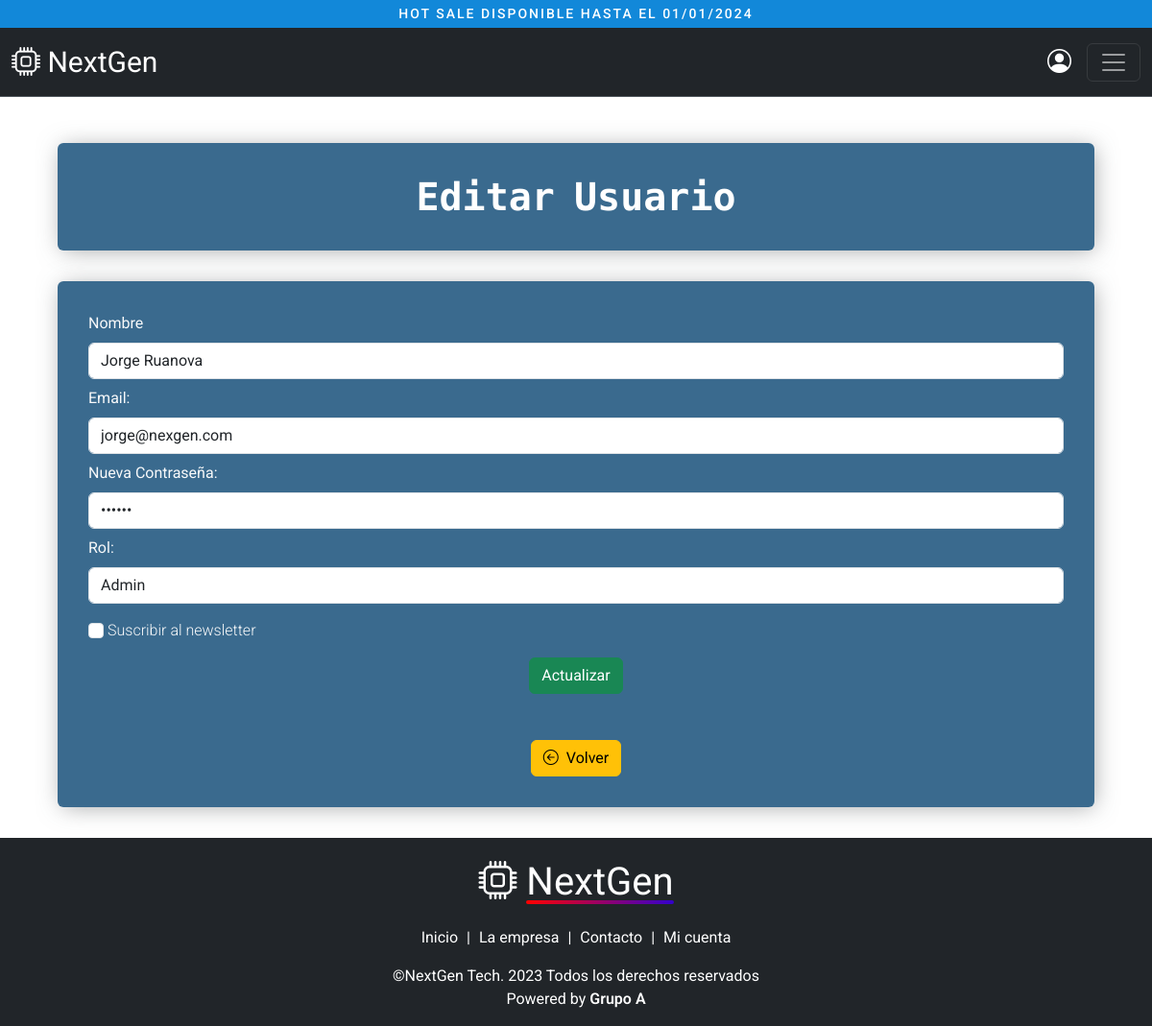
Page /proyecto/admin_editar_usuario.php?id=1 (signed in) on the committed database.
### tables this page shows
CREATE TABLE `bannermensaje` (
  `id` int(11) NOT NULL,
  `mensajeMostrar` text NOT NULL,
  `indicador` tinyint(1) NOT NULL,
  `finalizacionMensaje` date DEFAULT NULL
);

CREATE TABLE `usuarios` (
  `id` int(11) NOT NULL,
  `nombre` text NOT NULL,
  `email` text NOT NULL,
  `password` text NOT NULL,
  `rol` text NOT NULL,
  `newsletter` int(1) NOT NULL
);

### proyecto/consultas/consultas_misc.php (called while the page is built, shortened)
<?php
function getMensajeBanner(PDO $conexion, $id)
{
    $consulta = $conexion->prepare('
    SELECT id, mensajeMostrar, indicador, finalizacionMensaje
    FROM bannermensaje
    WHERE id = :id
');
    $consulta->bindValue(':id', $id);
    $consulta->execute();
    $bannerMensaje = $consulta->fetch(PDO::FETCH_ASSOC);
    return $bannerMensaje;
}
?>

### proyecto/consultas/consultas_usuarios.php (called while the page is built, shortened)
<?php
function getUsuarioById(PDO $conexion, $id)
{
    $consulta = $conexion->prepare('
        SELECT id, nombre, email, password, rol, newsletter
        FROM usuarios
        WHERE id = :id
');
    $consulta->bindValue(':id', $id);
    $consulta->execute();
    $usuarios = $consulta->fetch(PDO::FETCH_ASSOC);
    return $usuarios;
}
?>

### proyecto/admin_editar_usuario.php (the view, shortened to what this page needs)
<?php
require_once('_conexion.php');
require_once('consultas/consultas_usuarios.php');
if ($_SESSION['usuario']['rol'] !== 'Admin') {
    header('Location: index.php');
}  else {
    if (isset($_GET['id'])) {
        $usuario = getUsuarioById($conexion, $_GET['id']);
    }
}
?>
<!DOCTYPE html>
<html lang="en">
<head>
    <?php require('layout/_headers.php') ?>
</head>
<body>
    <?php require('layout/_navbar.php') ?>
    <div class="contentCustomized animate__animated animate__backInDown">
        <div class="container containerCustomized mt-5">
            <h1>Editar Usuario</h1>
        </div>
        <div class="container containerCustomized mt-3">
            <div class="admin-container-table">
                <form id="formSubmit" action="admin_editar_usuario.php" method="post" class="form-contacto">
                    <label for="nombre" class="form-label text-light"
                        style="width: 100%;text-align: left;">Nombre</label>
                    <input type="text" name="nombre" id="nombre" class="form-control mb-2"
                        placeholder="Ejemplo: Pepe Luis" required value="<?php echo $usuario['nombre'] ?>">
                    <label for="email" class="form-label text-light"
                        style="width: 100%;text-align: left;">Email:</label>
                    <input type="text" name="email" id="email" class="form-control mb-2"
                        placeholder="Ejemplo: Pepe Luis" required value="<?php echo $usuario['email'] ?>">
                    <label for="password" class="form-label text-light" style="width: 100%;text-align: left;">Nueva
                        Contraseña:</label>
                    <input type="password" name="password" id="password" class="form-control mb-2"
                        placeholder="Ejemplo: Pepe Luis" required value="<?php echo $usuario['password'] ?>">
                    <label for="password" class="form-label text-light"
                        style="width: 100%;text-align: left;">Rol:</label>
                    <select type="select" class="form-control mb-3" name="rol" id="rol">
                        <option value="Admin" <?php if ($usuario['rol'] == 'Admin'): ?>
                                selected <?php endif ?>>Admin</option>
                    </select>
                    <div style="display: flex;">
                        <input <?php echo ($usuario['newsletter'] == "1") ? "checked" : "" ?> name="newsletter" value="1"
                            class="form-check-input" type="checkbox" id="newsletter"><label for="newsletter"
                            class="form-label text-light ms-1" style="font-weight:300;">Suscribir al newsletter</label>
                    </div>
                    <div style="display: flex;justify-content: center;">
                    <button type="submit" class="btn btn-success mt-2">Actualizar</button>
                    </div>
                </form>
            </div>
            <a href="<?php echo BASE_URL ?>admin_usuarios.php" class="btn btn-warning mt-5"><i
                    class="bi bi-arrow-left-circle me-2"></i>Volver</a>
        </div>
    </div>
    <?php require('layout/_footer.php') ?>
</body>
</html>

### proyecto/layout/_navbar.php (shortened to what this page needs)
<?php
require_once('_conexion.php');
require_once('consultas/consultas_misc.php');
$mensaje = getMensajeBanner($conexion, "1");
if ($mensaje['indicador'] == 1) {
    if ($mensaje['finalizacionMensaje'] >= date("Y-m-d")) {
        $mensajeBanner = '<p>' . $mensaje['mensajeMostrar'] . '</p>';
        $inlineStyle = '';
    } else {
        $mensajeBanner = "";
        $inlineStyle = "style=display:none!important";
    }
} else {
    $mensajeBanner = "";
    $inlineStyle = "style=display:none!important";
}
?>
<div id="top-bar" class="top-bar" <?php echo $inlineStyle ?>>
    <?php echo $mensajeBanner ?>
</div>
<nav class="navbar bg-dark border-bottom border-body" data-bs-theme="dark">
    <div class="container-fluid">
        <a class="navbar-brand" href="<?php echo BASE_URL ?>index.php">
            <span><i class="bi bi-cpu color-change-effect"></i></span>
            <span>NextGen</span>
        </a>
        <div class="burger-contaniner">
            <?php if (isset($_SESSION['usuario'])): ?>
                <a title="Mi cuenta" href="<?php echo BASE_URL ?>admin_index.php"><i class="bi bi-person-circle naviconuser"></i></a>
            <?php else: ?>
                <a title="Iniciar Sesion" href="<?php echo BASE_URL ?>iniciar_sesion.php"><i
                        class="bi bi-box-arrow-in-right naviconuser"></i></a>
            <?php endif ?>
            <button class="navbar-toggler" type="button" data-bs-toggle="offcanvas" data-bs-target="#offcanvasNavbar"
                aria-controls="offcanvasNavbar" aria-label="Toggle navigation">
                <span class="navbar-toggler-icon"></span>
            </button>
        </div>
    </div>
</nav>

### proyecto/css/estilos.css (style rules this page uses)
html { scroll-behavior: smooth; }
body { background-image: url("../img/assets/body-bg.jpg"); background-attachment: fixed; font-family: 'Roboto', sans-serif; overflow-x: hidden; }
h1, h2, h3, h4, h5, h6 { font-family: 'Sometype Mono', monospace; font-weight: 800; word-spacing: -4px; margin: 0; color: white; text-wrap: pretty; }
select, input { cursor: pointer; }
.navbar { position: sticky; top: 0; width: 100%; z-index: 9999; }
.top-bar { background-color: #1288d9; display: flex; flex-direction: row; flex-wrap: wrap; justify-content: center; }
.top-bar p { margin: 0; font-size: 14px; font-weight: 500; text-transform: uppercase; letter-spacing: 2px; color: white; margin: 4px 0; }
.navbar-brand { transition: ease 200ms all; font-size: 30px; }
.burger-contaniner { display: flex; align-items: center }
.burger-contaniner .naviconuser { font-size: 25px; color: white; transition: ease 300ms all; }
.burger-contaniner .navbar-toggler { margin-left: 1rem; transition: ease 300ms all; }
.contentCustomized { min-height: 75vh; }
.containerCustomized { max-width: 1200px; width: 90%; margin: 8rem auto 2rem auto; background-color: #2a5e85eb; border-radius: 6px; padding: 2rem; box-shadow: 2px 2px 25px -3px #848687c4; text-align: center; }
.containerCustomized h1, .containerCustomized h3, .containerCustomized h4 { color: white; text-align: center; }
.color-change-effect { animation: logoEffect 3s linear infinite; }
.form-contacto label { cursor: pointer; }
.form-contacto { text-align: left; }
.admin-container-table { width: 100%; overflow-x: auto; }

### rows in the picture
bannermensaje: mensajeMostrar "HOT SALE DISPONIBLE HASTA EL 01/01/2024"
usuarios: nombre "Jorge Ruanova", email "jorge@nexgen.com", rol "Admin"
